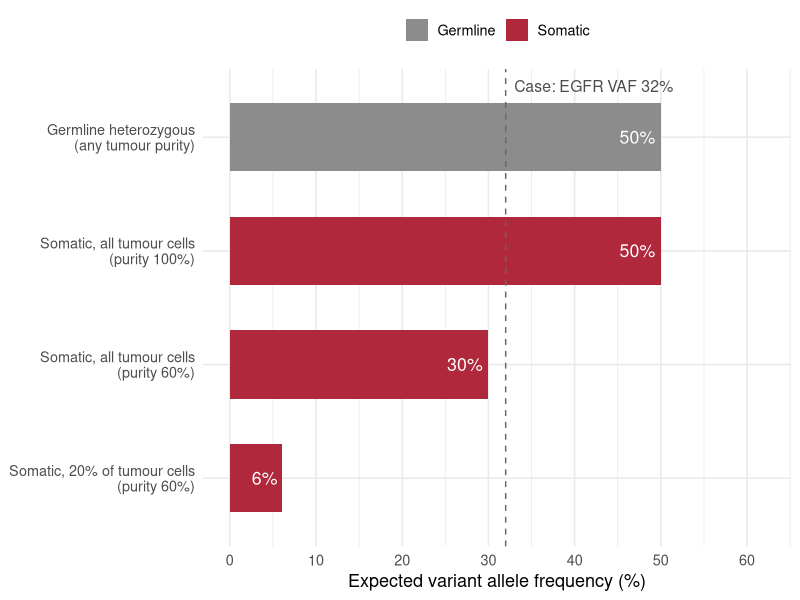

This chart was generated by the following R code:
# ─────────────────────────────────────────────────────────────────────────────
# W6 그림: 상황별로 기대되는 변이 대립유전자 빈도(VAF)
#
# 결과: assets/img/w06/vaf_expected.png
# 계산식 (두 벌 염색체에서 한쪽 대립유전자에만 변이가 있을 때)
#   생식세포 이형접합 변이:  VAF ≈ 0.5  (종양 세포든 정상 세포든 모두 가지고 있음)
#   체세포 변이:            VAF ≈ 종양 순도 × 그 변이를 가진 종양 세포 비율 × 0.5
# 실행: 저장소 맨 위 폴더에서  Rscript scripts/make_w06_figs.R
# 필요한 것: ggplot2, ragg
# ─────────────────────────────────────────────────────────────────────────────

library(ggplot2)

vaf <- data.frame(
  scenario = c("Germline heterozygous\n(any tumour purity)",
               "Somatic, all tumour cells\n(purity 100%)",
               "Somatic, all tumour cells\n(purity 60%)",
               "Somatic, 20% of tumour cells\n(purity 60%)"),
  vaf = c(0.5, 0.5, 0.6 * 1 * 0.5, 0.6 * 0.2 * 0.5),
  type = c("Germline", "Somatic", "Somatic", "Somatic")
)
vaf$scenario <- factor(vaf$scenario, levels = rev(vaf$scenario))

p <- ggplot(vaf, aes(x = vaf * 100, y = scenario, fill = type)) +
  geom_col(width = 0.6) +
  geom_text(aes(label = paste0(vaf * 100, "%")), hjust = 1.15, size = 4.5, colour = "white") +
  geom_vline(xintercept = 32, linetype = "dashed", colour = "grey40") +
  annotate("text", x = 33, y = 4.45, label = "Case: EGFR VAF 32%", hjust = 0,
           colour = "grey30", size = 4) +
  scale_fill_manual(values = c(Germline = "grey55", Somatic = "#B0283C")) +
  scale_x_continuous(limits = c(0, 62), breaks = seq(0, 60, 10)) +
  labs(x = "Expected variant allele frequency (%)", y = NULL, fill = NULL) +
  theme_minimal(base_size = 13) +
  theme(legend.position = "top")

dir.create("assets/img/w06", recursive = TRUE, showWarnings = FALSE)
ggsave("assets/img/w06/vaf_expected.png", p, width = 8, height = 4, dpi = 200,
       device = ragg::agg_png, bg = "white")
